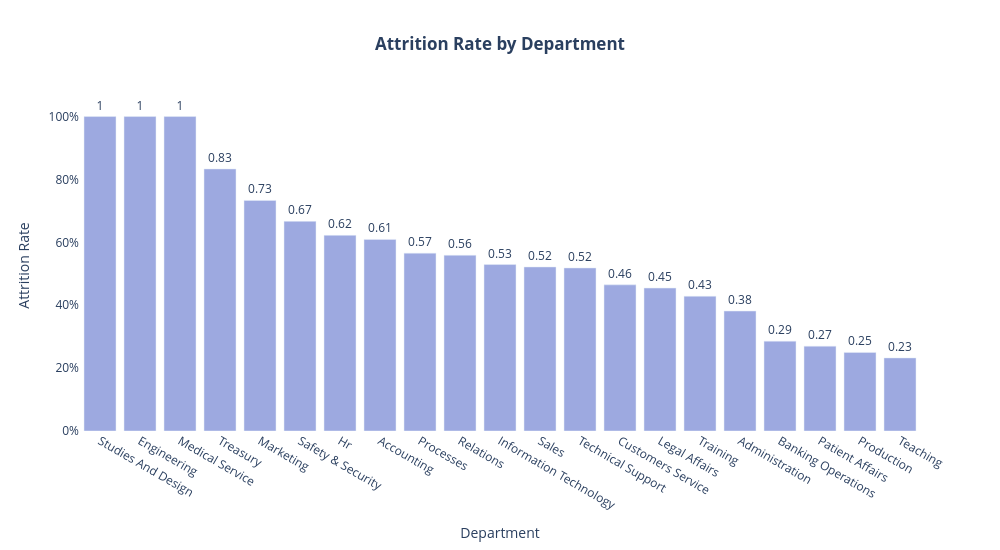

The notebook cell saved with this chart:
### Markdown cell above
Key Insights

The youngest age groups show the largest absolute numbers of both attrition (Yes) and retention (No), show concentration of workforce and turnover in those cohorts.

Attrition (Yes) is proportionally highest in specific younger to mid age brackets compared with older groups suggesting retention issues earlier in employee lifecycle.

### Code cell
df["Department"] = (
    df["Department"]
    .str.strip()        # يشيل المسافات
    .str.lower()        # يخليها كلها small
)
df["Department"] = df["Department"].str.title()
dept_attr = (
    df.groupby("Department")["Attrition"]
    .apply(lambda x: (x == "Yes").mean())
    .sort_values(ascending=False)
    .reset_index()
)

fig = go.Figure()

fig.add_trace(go.Bar(
    x=dept_attr["Department"],
    y=dept_attr["Attrition"],
    marker_color="#9DA9E0",
    text=dept_attr["Attrition"].round(2),
    textposition="outside"
))

fig.update_layout(
    title={
        "text": "<b>Attrition Rate by Department</b>",
        "x": 0.5,
        "xanchor": "center"
    },
    xaxis_title="Department",
    yaxis_title="Attrition Rate",
    yaxis=dict(tickformat=".0%"),
    width=1000,
    height=550,
    plot_bgcolor="white"
)

fig.update_traces(
    hovertemplate="<b>%{x}</b><br>Attrition Rate: %{y:.2%}<extra></extra>"
)

fig.show()

### Figure 1 — Plotly figure (JSON) as saved in the notebook; plotly's stock layout.template omitted (floating-point values rounded to 4 significant figures)
{"data": [{"hovertemplate": "<b>%{x}</b><br>Attrition Rate: %{y:.2%}<extra></extra>", "marker": {"color": "#9DA9E0"}, "text": [1.0, 1.0, 1.0, 0.83, 0.73, 0.67, 0.62, 0.61, 0.57, 0.56, 0.53, 0.52, 0.52, 0.46, 0.45, 0.43, 0.38, 0.29, 0.27, 0.25, 0.23], "textposition": "outside", "type": "bar", "x": ["Studies And Design", "Engineering", "Medical Service", "Treasury", "Marketing", "Safety & Security", "Hr", "Accounting", "Processes", "Relations", "Information Technology", "Sales", "Technical Support", "Customers Service", "Legal Affairs", "Training", "Administration", "Banking Operations", "Patient Affairs", "Production", "Teaching"], "y": [1.0, 1.0, 1.0, 0.8333, 0.7333, 0.6667, 0.6222, 0.6094, 0.5657, 0.5588, 0.5294, 0.5217, 0.5185, 0.4648, 0.4545, 0.4286, 0.3814, 0.2857, 0.2697, 0.25, 0.2324]}], "layout": {"height": 550, "plot_bgcolor": "white", "title": {"text": "<b>Attrition Rate by Department</b>", "x": 0.5, "xanchor": "center"}, "width": 1000, "xaxis": {"title": {"text": "Department"}}, "yaxis": {"tickformat": ".0%", "title": {"text": "Attrition Rate"}}}}
